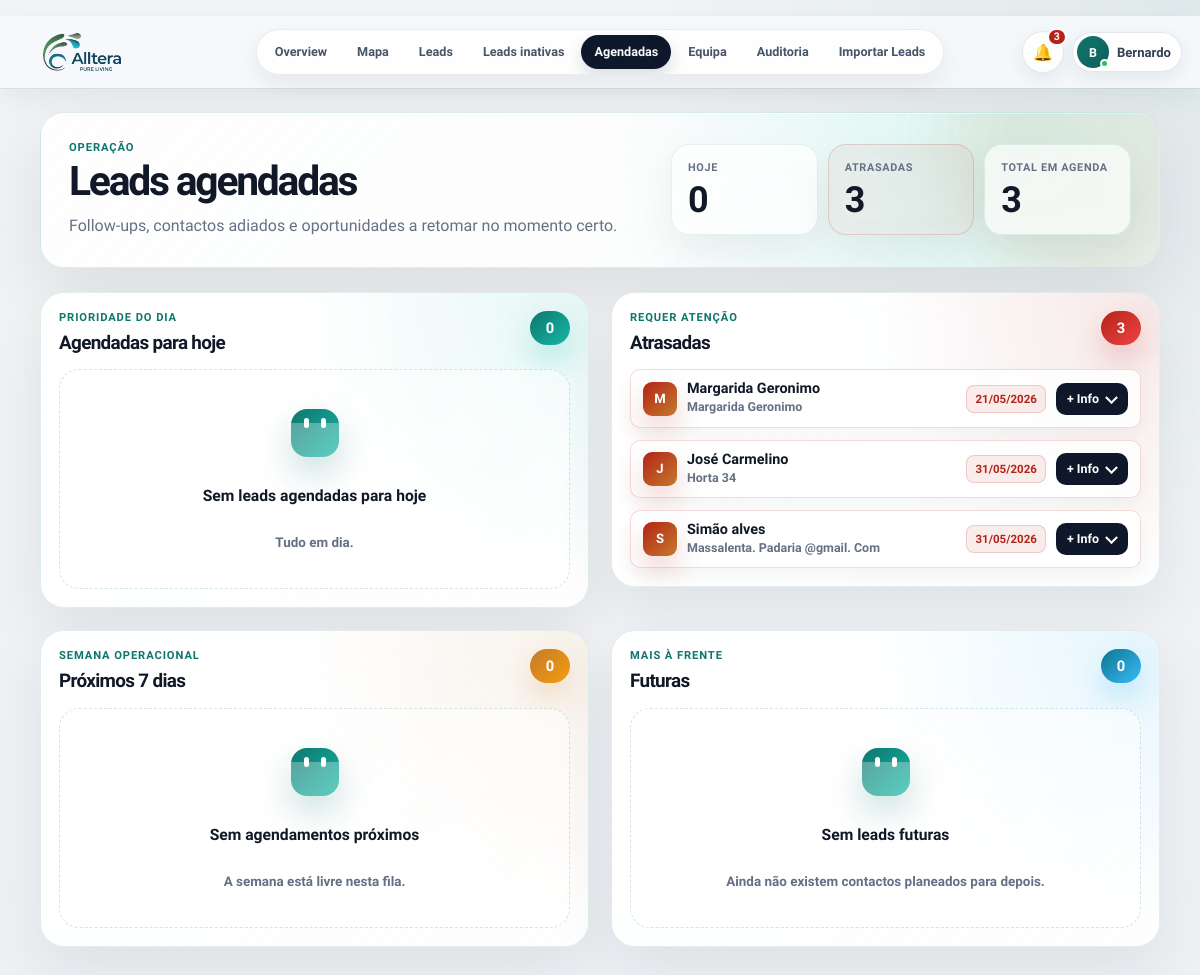
/agendadas (signed in), run on the app's committed database.
### PlataformaApoioDecisaoComercial/models.py (models this page shows, shortened)
class User(UserMixin, db.Model):
    __tablename__ = "users"
    id = db.Column(db.Integer, primary_key=True)
    nome = db.Column(db.String(120), nullable=False)
    email = db.Column(db.String(160), nullable=False, unique=True, index=True)
    password_hash = db.Column(db.String(255), nullable=False)
    role = db.Column(db.String(40), nullable=False, default="comercial")
    ativo = db.Column(db.Boolean, nullable=False, default=True)
    approval_status = db.Column(db.String(20), nullable=False, default="approved")
    approved_at = db.Column(db.DateTime, nullable=True)
    approved_by_id = db.Column(db.Integer, nullable=True)
    created_at = db.Column(db.DateTime, default=datetime.utcnow)
    @property
    def is_active(self):
        return bool(self.ativo)
    historico = db.relationship("HistoricoLead", back_populates="user", lazy="dynamic")
    assigned_leads = db.relationship("Lead", back_populates="assigned_to", lazy="dynamic")

class Lead(db.Model):
    id = db.Column(db.Integer, primary_key=True)
    nome_cliente = db.Column(db.String(180), nullable=True)
    area_negocio = db.Column(db.String(120), nullable=True)
    cidade = db.Column(db.String(80), nullable=True)
    empresa = db.Column(db.String(180), nullable=True)
    nome_empresa = db.Column(db.String(180), nullable=False)
    tipo_cliente = db.Column(db.String(80), nullable=False)
    morada = db.Column(db.String(220), nullable=True)
    codigo_postal = db.Column(db.String(20), nullable=True)
    localidade = db.Column(db.String(80), nullable=False)
    contacto = db.Column(db.String(120), nullable=True)
    telefone = db.Column(db.String(40), nullable=True)
    email = db.Column(db.String(160), nullable=True)
    categoria = db.Column(db.String(120), nullable=True)
    nif = db.Column(db.String(30), nullable=True)
    observacoes = db.Column(db.Text, nullable=True)
    observacoes_contacto = db.Column(db.Text, nullable=True)
    reuniao_info = db.Column(db.Text, nullable=True)
    classificacao_observacao = db.Column(db.String(80), nullable=True)
    motivo_classificacao = db.Column(db.Text, nullable=True)
    latitude = db.Column(db.Float, nullable=True)
    longitude = db.Column(db.Float, nullable=True)
    estado = db.Column(db.String(40), nullable=False, default="Por contactar")
    estado_lead = db.Column(db.String(40), nullable=True, default="Por contactar")
    prioridade = db.Column(db.String(20), nullable=True, default="Baixa")
    comercial_responsavel = db.Column(db.String(80), nullable=False, default="Flávia")
    data_novo_contacto = db.Column(db.Date, nullable=True)
    data_reuniao = db.Column(db.Date, nullable=True)
    hora_reuniao = db.Column(db.String(10), nullable=True)
    tags = db.Column(db.String(300), nullable=True)
    insight_tags = db.Column(db.String(400), nullable=True)
    insight_note = db.Column(db.Text, nullable=True)
    assigned_to_id = db.Column(db.Integer, db.ForeignKey("users.id"), nullable=True, index=True)
    created_at = db.Column(db.DateTime, default=datetime.utcnow)
    updated_at = db.Column(db.DateTime, default=datetime.utcnow, onupdate=datetime.utcnow)
    assigned_to = db.relationship("User", back_populates="assigned_leads")
    historico = db.relationship(
        "HistoricoLead",
        backref="lead",
        cascade="all, delete-orphan",
        order_by="desc(HistoricoLead.created_at)",
    )
    def tag_list(self):
        return [tag.strip() for tag in (self.tags or "").split(",") if tag.strip()]
    def insight_tag_list(self):
        return [tag.strip() for tag in (self.insight_tags or "").split(",") if tag.strip()]

### PlataformaApoioDecisaoComercial/app.py (the view, shortened to what this page needs)
    @app.route("/agendadas", methods=["GET", "POST"])
    @login_required
    def agendadas():
        return render_template(
            "agendadas.html",
            scheduled=scheduled_leads_context(),
            today=date.today(),
            scheduled_datetime_label=scheduled_datetime_label,
            scheduled_time_label=scheduled_time_label,
        )

### PlataformaApoioDecisaoComercial/app.py (called while the page is built)
def normalize_lookup(value):
    text = str(value or "").strip().lower()
    text = unicodedata.normalize("NFKD", text)
    return "".join(char for char in text if not unicodedata.combining(char))

def clean_text(value):
    return re.sub(r"\s+", " ", str(value or "").strip())

def parse_time_value(value):
    value = clean_text(value)
    if not value:
        return None
    match = re.fullmatch(r"([01]?\d|2[0-3]):([0-5]\d)(?::[0-5]\d)?", value)
    if not match:
        return None
    return f"{int(match.group(1)):02d}:{match.group(2)}"

def scheduled_time_label(lead):
    return parse_time_value(getattr(lead, "hora_reuniao", None)) or ""

def scheduled_datetime_label(lead):
    if not lead or not lead.data_novo_contacto:
        return "-"
    date_text = lead.data_novo_contacto.strftime("%d/%m/%Y")
    hour_text = scheduled_time_label(lead)
    return f"{date_text} às {hour_text}" if hour_text else date_text

def scheduled_sort_key(lead):
    return (
        lead.data_novo_contacto or date.max,
        scheduled_time_label(lead) or "99:99",
        normalize_lookup(lead.nome_empresa or lead.nome_cliente or ""),
    )

def is_scheduled_lead(lead):
    if not lead or not lead.data_novo_contacto:
        return False
    state = normalize_legacy_state(lead.estado)
    text = normalize_lookup(" ".join([
        lead.estado or "",
        lead.classificacao_observacao or "",
        lead.observacoes or "",
        lead.observacoes_contacto or "",
        lead.motivo_classificacao or "",
    ]))
    if state in SCHEDULED_STATES:
        return True
    return any(token in text for token in [
        "voltar a ligar",
        "contactar mais tarde",
        "reagendada",
        "reagendar",
        "sem interesse para ja",
        "aguardar resposta",
        "ligar depois",
        "voltar a contactar",
    ])

def scheduled_bucket(lead, today=None):
    today = today or date.today()
    if not is_scheduled_lead(lead):
        return ""
    if lead.data_novo_contacto < today:
        return "overdue"
    if lead.data_novo_contacto == today:
        return "today"
    if lead.data_novo_contacto <= today + timedelta(days=7):
        return "next7"
    return "future"

def scheduled_badge_count():
    today = date.today()
    return (
        Lead.query.filter(
            Lead.data_novo_contacto.isnot(None),
            Lead.data_novo_contacto <= today,
            Lead.estado.in_(list(SCHEDULED_STATES)),
        ).count()
    )

### PlataformaApoioDecisaoComercial/templates/agendadas.html (shortened to what this page needs)
{% extends "base.html" %}
{% macro empty_state(title, subtitle) %}
<div class="scheduled-empty">
    <div class="scheduled-empty__icon" aria-hidden="true"></div>
    <strong>{{ title }}</strong>
    <span>{{ subtitle }}</span>
</div>
{% endmacro %}
{% macro scheduled_card(lead, tone="default") %}
{% set name = lead.nome_cliente or lead.nome_empresa or lead.empresa or "Lead sem nome" %}
{% set latest = lead.historico[0] if lead.historico else none %}
{% set next_action = "Contactar hoje" if tone == "today" else ("Retomar contacto" if tone == "overdue" else "Preparar follow-up") %}
{% set tags = lead.tag_list() %}
{% set insight_tags = lead.insight_tag_list() %}
<article class="scheduled-lead-card scheduled-lead-card--{{ tone }}" data-lead-card="{{ lead.id }}" data-lead-drawer="{{ lead.id }}">
    <div class="scheduled-lead-card__top">
        <div class="scheduled-avatar" aria-hidden="true">{{ name[:1]|upper }}</div>
        <div class="scheduled-lead-card__identity">
            <strong>{{ name }}</strong>
            <span>{{ lead.empresa or lead.nome_empresa or "Sem empresa" }}</span>
        </div>
        <span class="scheduled-date-pill">{{ scheduled_datetime_label(lead) }}</span>
        <button class="link-button scheduled-info-toggle" type="button" aria-expanded="false">+ Info</button>
    </div>
</article>
{% endmacro %}
{% macro scheduled_section(title, subtitle, count, items, tone, empty_title, empty_subtitle) %}
<section class="scheduled-section-card scheduled-section-card--{{ tone }}">
    <header class="scheduled-section-card__header">
        <div>
            <p class="eyebrow">{{ subtitle }}</p>
            <h2>{{ title }}</h2>
        </div>
        <span class="scheduled-count scheduled-count--{{ tone }}">{{ count }}</span>
    </header>
    <div class="scheduled-section-card__body">
        {% for lead in items %}
            {{ scheduled_card(lead, tone) }}
        {% else %}
            {{ empty_state(empty_title, empty_subtitle) }}
        {% endfor %}
    </div>
</section>
{% endmacro %}
{% block content %}
<main class="page-shell scheduled-page">
    <section class="scheduled-hero-v2">
        <div class="scheduled-hero-v2__copy">
            <p class="eyebrow">Operação</p>
            <h1>Leads agendadas</h1>
            <p>Follow-ups, contactos adiados e oportunidades a retomar no momento certo.</p>
        </div>
        <div class="scheduled-hero-stats">
            <article><span>Hoje</span><strong>{{ scheduled.today_count }}</strong></article>
            <article class="is-warning"><span>Atrasadas</span><strong>{{ scheduled.overdue_count }}</strong></article>
            <article><span>Total em agenda</span><strong>{{ scheduled.today|length + scheduled.overdue|length + scheduled.next7|length + scheduled.future|length }}</strong></article>
        </div>
    </section>
    <section class="scheduled-grid-v2">
        {{ scheduled_section(
            "Agendadas para hoje",
            "Prioridade do dia",
            scheduled.today|length,
            scheduled.today,
            "today",
            "Sem leads agendadas para hoje",
            "Tudo em dia."
        ) }}
        {{ scheduled_section(
            "Atrasadas",
            "Requer atenção",
            scheduled.overdue|length,
            scheduled.overdue,
            "overdue",
            "Sem leads atrasadas",
            "Nenhum follow-up ficou para trás."
        ) }}
        {{ scheduled_section(
            "Próximos 7 dias",
            "Semana operacional",
            scheduled.next7|length,
            scheduled.next7,
            "next",
            "Sem agendamentos próximos",
            "A semana está livre nesta fila."
        ) }}
        {{ scheduled_section(
            "Futuras",
            "Mais à frente",
            scheduled.future|length,
            scheduled.future,
            "future",
            "Sem leads futuras",
            "Ainda não existem contactos planeados para depois."
        ) }}
    </section>
</main>
{% endblock %}

### PlataformaApoioDecisaoComercial/templates/base.html (shortened to what this page needs)
﻿<!doctype html>
<html lang="pt">
<head>
    <link rel="stylesheet" href="https://unpkg.com/leaflet@1.9.4/dist/leaflet.css">
    <link rel="stylesheet" href="{{ url_for('static', filename='css/styles.css') }}">
</head>
<body>
    <div class="app-shell">
        <header class="topbar topbar--minimal" id="appTopbar" aria-label="Barra superior">
            <a class="topnav-brand" href="{{ url_for('admin_overview') if current_user.is_authenticated and current_user.role == 'admin' else (url_for('mapa_leads') if current_user.is_authenticated else url_for('login')) }}" aria-label="Alltera">
                <span class="topnav-brand__logo" aria-hidden="true">
                    <img src="{{ url_for('static', filename='alltera-logo.png') }}" alt="">
                </span>
            </a>
            {% if current_user.is_authenticated %}
            <nav class="topnav-pill" aria-label="Navegação principal">
                {% if current_user.role == "admin" %}
                <a href="{{ url_for('admin_overview') }}" {% if request.endpoint == 'admin_overview' %}aria-current="page"{% endif %}>Overview</a>
                <a href="{{ url_for('mapa_leads') }}" {% if request.endpoint == 'mapa_leads' %}aria-current="page"{% endif %}>Mapa</a>
                <a href="{{ url_for('todas_leads') }}" {% if request.endpoint == 'todas_leads' %}aria-current="page"{% endif %}>Leads</a>
                <a href="{{ url_for('leads_inativas') }}" {% if request.endpoint == 'leads_inativas' %}aria-current="page"{% endif %}>Leads inativas</a>
                <a href="{{ url_for('agendadas') }}" {% if request.endpoint == 'agendadas' %}aria-current="page"{% endif %}>Agendadas</a>
                <a href="{{ url_for('admin_users') }}" {% if request.endpoint == 'admin_users' %}aria-current="page"{% endif %}>Equipa</a>
                <a href="{{ url_for('historico') }}" {% if request.endpoint == 'historico' %}aria-current="page"{% endif %}>Auditoria</a>
                <a href="{{ url_for('importar_leads') }}" {% if request.endpoint == 'importar_leads' %}aria-current="page"{% endif %}>Importar Leads</a>
                {% endif %}
            </nav>
            {% endif %}
            <div class="topbar__actions">
                {% if current_user.is_authenticated %}
                {% set display_name = current_user.nome or current_user.email %}
                {% set first_name = display_name.split()[0] %}
                <div class="notifications-menu" id="notificationsMenu">
                    <button class="notifications-trigger" id="notificationsButton" type="button" aria-haspopup="menu" aria-expanded="false" aria-controls="notificationsDropdown" title="Notificações operacionais">
                        <span aria-hidden="true">🔔</span>
                        {% if operational_notifications.count > 0 %}
                        <strong>{{ operational_notifications.count }}</strong>
                        {% endif %}
                    </button>
                </div>
                <div class="profile-menu" id="profileMenu">
                    <button class="profile-trigger" id="profileMenuButton" type="button" aria-haspopup="menu" aria-expanded="false" aria-controls="profileDropdown">
                        <span class="profile-avatar" aria-hidden="true">{{ display_name[:1]|upper }}<i></i></span>
                        <span class="profile-trigger__name">{{ first_name }}</span>
                    </button>
                </div>
                {% endif %}
            </div>
        </header>
        <div class="app-shell__content">
            {% block content %}{% endblock %}
        </div>
    </div>
    {% if current_user.is_authenticated %}
    <aside class="command-palette" id="commandPalette" aria-hidden="true">
    </aside>
    <aside class="global-lead-drawer" id="globalLeadDrawer" aria-hidden="true">
    </aside>
    {% endif %}
</body>
</html>

### data on the page
User: nome "B", nome "Bernardo"
Lead: nome_cliente "M", nome_cliente "Margarida Geronimo", empresa+nome_empresa "Margarida Geronimo", data_novo_contacto+hora_reuniao "21/05/2026"
Lead: nome_cliente "J", nome_cliente "José Carmelino", empresa "Horta 34", data_novo_contacto+hora_reuniao "31/05/2026"
Lead: nome_cliente "S", nome_cliente "Simão alves", empresa "Massalenta. Padaria @gmail. Com", data_novo_contacto+hora_reuniao "31/05/2026"

### other printed values
{{ operational_notifications.count }} "3"
{{ scheduled.today_count }} "0"
{{ scheduled.overdue_count }} "3"
{{ subtitle }} "PRIORIDADE DO DIA REQUER ATENÇÃO SEMANA OPERACIONAL MAIS À FRENTE"
{{ title }} "Agendadas para hoje Atrasadas Próximos 7 dias Futuras"
{{ count }} "0 3 0 0"
{{ title }} "Sem leads agendadas para hoje Sem agendamentos próximos Sem leads futuras"
{{ subtitle }} "Tudo em dia. A semana está livre nesta fila. Ainda não existem contactos planeados para depois."
